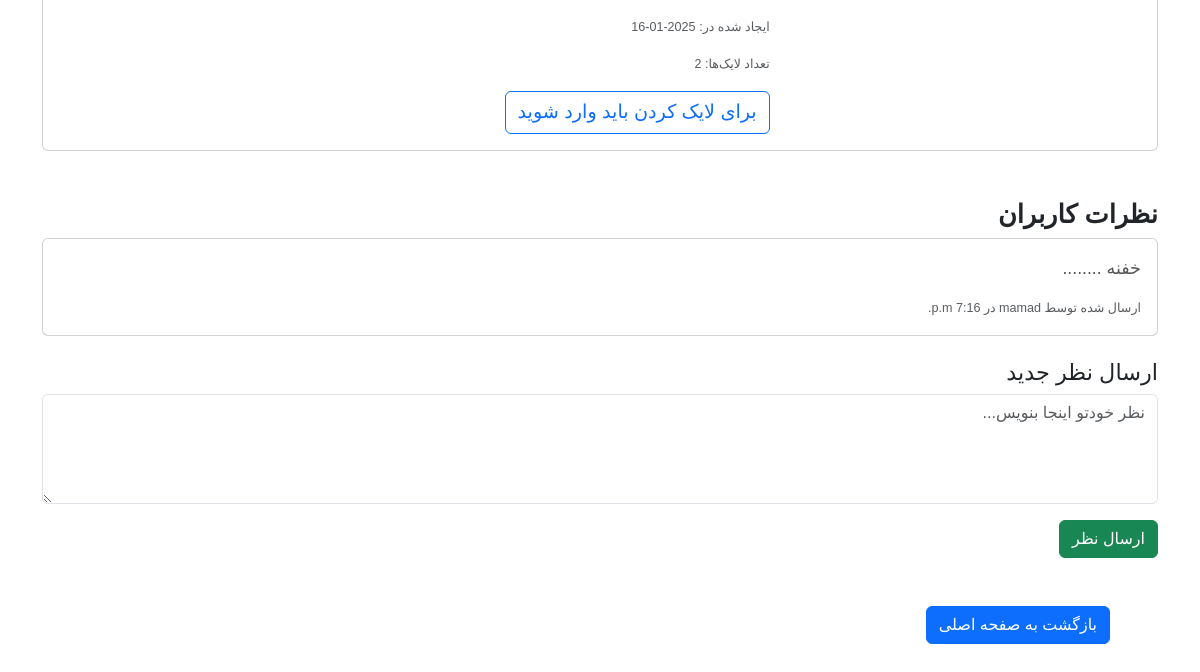
The app's page /book-detail/1/ (lower part), older data.
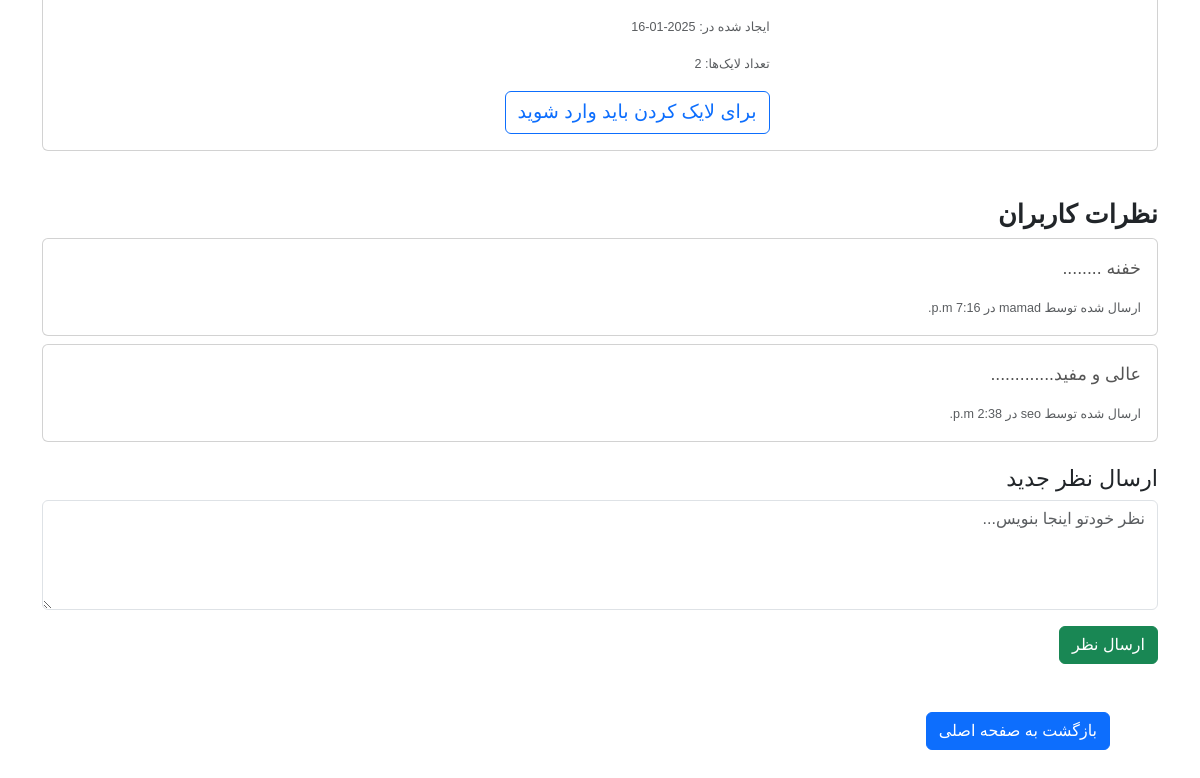
The same page, newer data.
### Book/models.py (models this page shows)
class Comment(models.Model):
    author = models.ForeignKey(User, null=False, on_delete=models.CASCADE)
    book = models.ForeignKey(Book, null=False, on_delete=models.CASCADE)
    text = models.TextField(null=False, blank=False)
    created_at = models.TimeField(auto_now_add=True)

### Book/views.py (the view)
# urls.py: path('book-detail/<int:pk>/',views.book_detail,name='book_detail'),
def book_detail(request, pk):
    book = Book.objects.get(id=pk)
    comments = Comment.objects.filter(book=book) # کامنت های کتاب
    if request.method == 'POST':
        if request.user.is_authenticated:
            form = CommentForm(request.POST)
            if form.is_valid():
                comment = form.save(commit=False)
                comment.author = request.user
                comment.book = book
                comment.save()
                book.comments_count += 1
                book.save()
                return redirect(reverse('Book:book_detail', args=[pk]))  # برگشت به جزئیات کتاب
        else:
            return redirect('Book:login')
    else:
        if book is None:
            return redirect('Book:index')
        else:
            form = CommentForm()
            return render(request, 'book_detail.html', {'book': book, 'comments': comments, 'form': form})

### Book/forms.py
class CommentForm(forms.ModelForm):
    class Meta:
        model = Comment
        fields = ['text']
        widgets = {
            'text': forms.Textarea(attrs={
                'class': 'form-control',
                'placeholder': 'نظر خودتو اینجا بنویس...',
                'rows': 4
            })
        }
        labels = {
            'text': 'متن نظر:',
        }
        book = forms.CharField(widget=forms.HiddenInput(), required=False)
        author = forms.CharField(widget=forms.HiddenInput(), required=False)

### Book/models.py (called while the page is built)
    def likes_count(self):
        return self.likes.count()

### Book/templates/book_detail.html (shortened to what this page needs)
{% extends 'base.html' %}
{% block content %}
<div class="container mt-5" dir="rtl" style="font-family: 'IRANSans', Arial, sans-serif;">
    <div class="card mb-3">
        <div class="row g-0">
            <div class="col-md-4">
            </div>
            <div class="col-md-8">
                <div class="card-body text-end">
                    <p class="card-text"><small class="text-muted">ایجاد شده در: {{ book.created_at|date:"Y-m-d" }}</small></p>
                    <p class="card-text"><small class="text-muted">تعداد لایک‌ها: <span class="likes-count">{{ book.likes_count }}</span></small></p>
                    {% if request.user.is_authenticated %}
                        <form action="{% url 'Book:toggle_like' book.pk %}" method="post">
                            {% csrf_token %}
                            <button type="submit" class="btn btn-outline-primary">
                                {% if request.user in book.likes.all %}
                                    ❤️ لایک شده
                                {% else %}
                                    ♡ لایک
                                {% endif %}
                            </button>
                        </form>
                    {% else %}
                        <a href="{% url 'Book:login' %}" class="btn btn-outline-primary" style="font-size: 1.2rem;">برای لایک کردن باید وارد شوید</a>
                    {% endif %}
                </div>
            </div>
        </div>
    </div>
    <div class="mt-5">
        <h4 style="font-size: 1.6rem; font-weight: bold;">نظرات کاربران</h4>
        <div class="comments-list mb-4">
            {% if comments %}
                {% for comment in comments %}
                    <div class="card mb-2">
                        <div class="card-body">
                            <p class="card-text" style="font-size: 1.1rem;">{{ comment.text }}</p>
                            <p class="card-text" style="font-size: 0.9rem;">
                                <small class="text-muted">ارسال شده توسط {{ comment.author }} در {{ comment.created_at }}</small>
                            </p>
                        </div>
                    </div>
                {% endfor %}
            {% else %}
                <p class="text-muted" style="font-size: 1rem;">هنوز نظری ثبت نشده است.</p>
            {% endif %}
        </div>
        <h5 style="font-size: 1.4rem;">ارسال نظر جدید</h5>
        <form method="post">
            <div class="mb-3">
                {{ form.text }}
            </div>
            <button type="submit" class="btn btn-success">ارسال نظر</button>
        </form>
    </div>
    <div dir="rtl">
        <a href="{% url 'Book:index' %}" class="btn btn-primary m-5">بازگشت به صفحه اصلی</a>
    </div>
</div>
{% endblock %}

Row changes from the older to the newer data that the page shows:
added Comment: text "عالی و مفید.............", created_at "2:38 p.m."
